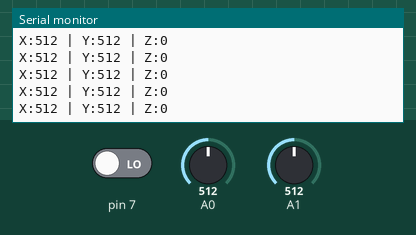
A sketch run on a simulated Arduino Uno, built with avr-gcc and run on an emulated ATmega328P. Parts: the last lines printed to the serial monitor. The test bench sets the inputs (shaded band); at power-on: A0 = 512, pin 7 LOW, A1 = 512.

Above: at 8.7 s.
8.8 s: A0 set to 988
At 8.87 s:
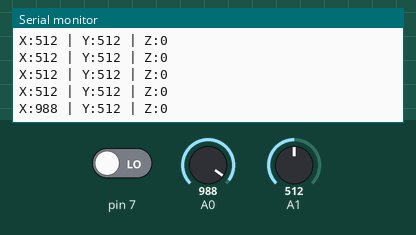
11.8 s: A0 set to 1007
At 11.89 s:
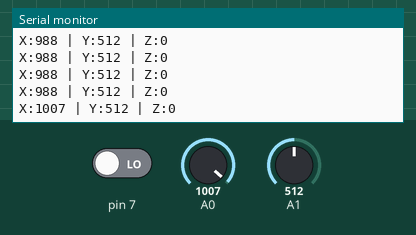
Timing chart, 0 to 14.3 s (numbered marks = the images above; inputs shaded):
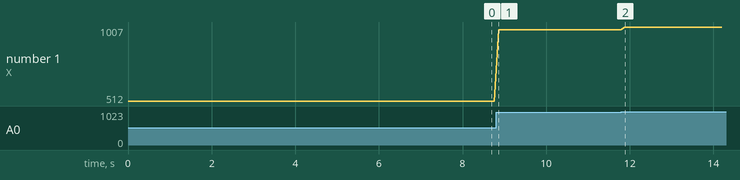

The sketch:

lesson30.ino
```cpp
int value = 0 ;
void setup()
{
  pinMode(7, INPUT) ;
  Serial.begin(9600) ;
}
void loop()
{
  value = analogRead(A0) ;
  Serial.print("X:") ;
  Serial.print(value, DEC) ;
  value = analogRead(A1) ;
  Serial.print(" | Y:") ;
  Serial.print(value, DEC) ;
  value = digitalRead(7) ;
  Serial.print(" | Z:") ;
  Serial.println(value, DEC) ;
  delay(100) ;
}
```

Measured:
- after the input at 8.8 s, the serial monitor: prints a new line after 0.06 s (image 1)
- after the input at 11.8 s, the serial monitor: prints a new line after 0.08 s (image 2)
- plotted number 1: 512 → 988 after the input at 8.8 s, 988 → 1007 after the input at 11.8 s
